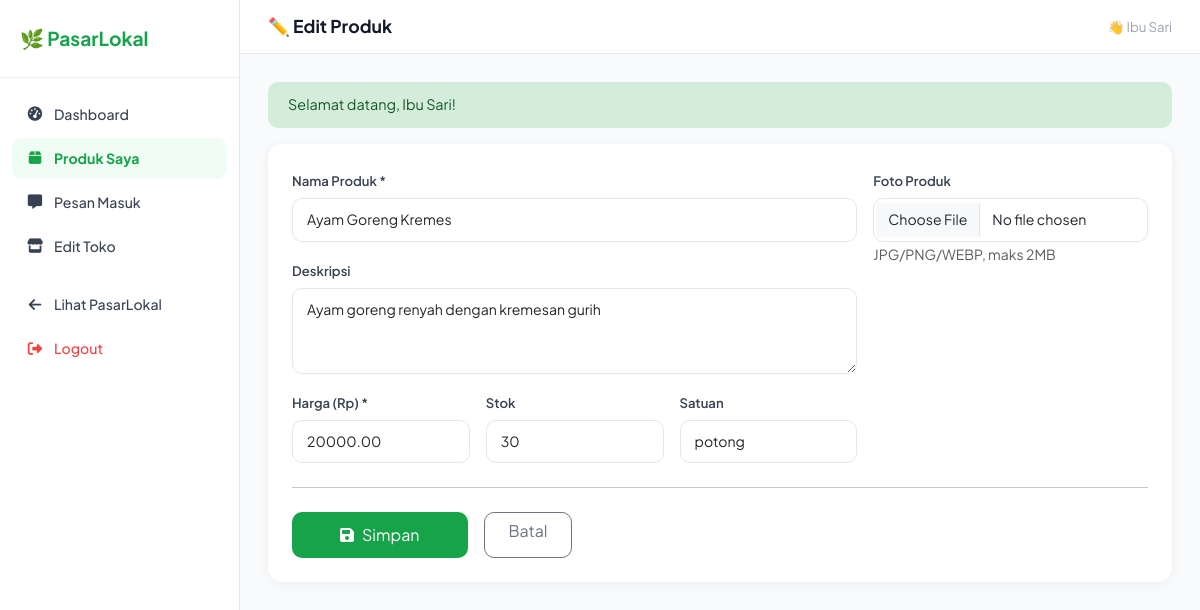
The app's page /toko/dashboard.php?action=edit-produk&pid=2 (signed in) with its own data.
### tables this page shows
CREATE TABLE `produk` (
  `id` int(11) NOT NULL,
  `toko_id` int(11) NOT NULL,
  `nama_produk` varchar(200) NOT NULL,
  `deskripsi` text DEFAULT NULL,
  `harga` decimal(10,2) NOT NULL,
  `stok` int(11) DEFAULT 0,
  `satuan` varchar(30) DEFAULT 'pcs',
  `gambar` varchar(255) DEFAULT NULL,
  `status` enum('aktif','nonaktif') DEFAULT 'aktif',
  `created_at` timestamp NOT NULL DEFAULT current_timestamp()
);

### toko/dashboard.php (the view, shortened to what this page needs)
<?php
require_once '../config/db.php';
$uid = $_SESSION['user_id'];
$toko = $conn->query("SELECT * FROM toko WHERE user_id=$uid ORDER BY id DESC LIMIT 1")->fetch_assoc();
$action = $_GET['action'] ?? 'dashboard';
$pid    = intval($_GET['pid'] ?? 0);
$produk_edit = null;
if ($action === 'edit-produk' && $pid && $toko)
    $produk_edit = $conn->query("SELECT * FROM produk WHERE id=$pid AND toko_id={$toko['id']}")->fetch_assoc();
$flash = ob_get_clean();
?>
<!DOCTYPE html>
<html lang="id">
<head>
<link href="https://cdn.jsdelivr.net/npm/bootstrap@5.3.0/dist/css/bootstrap.min.css" rel="stylesheet">
<link href="https://cdnjs.cloudflare.com/ajax/libs/font-awesome/6.4.0/css/all.min.css" rel="stylesheet">
</head>
<body>
<div class="sidebar">
  <div class="sb-brand">🌿 PasarLokal</div>
  <nav class="sb-nav">
    <a href="dashboard.php" class="sb-link <?= $action==='dashboard'?'act':'' ?>"><i class="fa fa-gauge-high"></i>Dashboard</a>
    <a href="dashboard.php?action=produk" class="sb-link <?= in_array($action,['produk','tambah-produk','edit-produk'])?'act':'' ?>"><i class="fa fa-box"></i>Produk Saya</a>
    <a href="dashboard.php?action=pesan" class="sb-link <?= $action==='pesan'?'act':'' ?>"><i class="fa fa-message"></i>Pesan Masuk </a>
    <a href="daftar-toko.php" class="sb-link"><i class="fa fa-store"></i><?= $toko ? 'Edit Toko' : 'Daftarkan Toko' ?></a>
    <hr style="border-color:#f0f0f0;margin:8px 0;">
    <a href="../index.php" class="sb-link"><i class="fa fa-arrow-left"></i>Lihat PasarLokal</a>
    <a href="../auth/logout.php" class="sb-link" style="color:#ef4444;"><i class="fa fa-right-from-bracket"></i>Logout</a>
  </nav>
</div>
<div class="main">
  <div class="topbar">
    <h1><?= match($action) {
      'produk'       => '📦 Produk Saya',
      'tambah-produk'=> '➕ Tambah Produk',
      'edit-produk'  => '✏️ Edit Produk',
      'pesan'        => '💬 Pesan Masuk',
      default        => '📊 Dashboard'
    } ?></h1>
    <div style="font-size:.83rem;color:#9ca3af;">👋 <?= htmlspecialchars($_SESSION['nama']) ?></div>
  </div>
  <div class="content">
    <?= $flash ?>
    <?php if (!$toko && $action === 'dashboard'): ?>
    <div style="text-align:center;padding:60px 20px;background:#fff;border-radius:16px;border:2px dashed #d1fae5;">
      <div style="font-size:3rem;margin-bottom:16px;">🏪</div>
      <h4 style="font-weight:700;color:#111827;">Anda belum punya toko</h4>
      <p style="color:#6b7280;">Daftarkan toko Anda agar pembeli di sekitar bisa menemukan produk Anda!</p>
      <a href="daftar-toko.php" class="btn btn-green px-5 mt-2" style="border-radius:10px;padding:12px 32px;">Daftarkan Toko Sekarang</a>
    </div>
    <?php elseif (in_array($action, ['tambah-produk','edit-produk'])): ?>
    <div class="card"><div class="card-body p-4">
      <form method="POST" enctype="multipart/form-data">
        <div class="row g-3">
          <div class="col-md-8">
            <div class="mb-3"><label class="form-label">Nama Produk *</label>
              <input type="text" name="nama_produk" class="form-control" required
                     value="<?= htmlspecialchars($_POST['nama_produk']??$produk_edit['nama_produk']??'') ?>"></div>
            <div class="mb-3"><label class="form-label">Deskripsi</label>
              <textarea name="deskripsi" class="form-control" rows="3"><?= htmlspecialchars($_POST['deskripsi']??$produk_edit['deskripsi']??'') ?></textarea></div>
            <div class="row g-3">
              <div class="col"><label class="form-label">Harga (Rp) *</label>
                <input type="number" name="harga" class="form-control" min="0" required
                       value="<?= htmlspecialchars($_POST['harga']??$produk_edit['harga']??'') ?>"></div>
              <div class="col"><label class="form-label">Stok</label>
                <input type="number" name="stok" class="form-control" min="0"
                       value="<?= htmlspecialchars($_POST['stok']??$produk_edit['stok']??'0') ?>"></div>
              <div class="col"><label class="form-label">Satuan</label>
                <input type="text" name="satuan" class="form-control"
                       value="<?= htmlspecialchars($_POST['satuan']??$produk_edit['satuan']??'pcs') ?>"></div>
            </div>
          </div>
          <div class="col-md-4">
            <label class="form-label">Foto Produk</label>
            <input type="file" name="gambar" class="form-control" accept="image/*"
                   onchange="p=document.getElementById('imgPrev');r=new FileReader();r.onload=e=>{p.src=e.target.result;p.style.display='block'};r.readAsDataURL(this.files[0])">
            <small class="text-muted">JPG/PNG/WEBP, maks 2MB</small>
          </div>
        </div>
        <hr class="my-4">
        <div class="d-flex gap-3">
          <button type="submit" class="btn btn-green px-5" style="border-radius:10px;padding:11px 32px;">
            <i class="fa fa-save me-2"></i><?= $produk_edit ? 'Simpan' : 'Tambah Produk' ?>
          </button>
          <a href="dashboard.php?action=produk" class="btn btn-outline-secondary px-4" style="border-radius:10px;">Batal</a>
        </div>
      </form>
    </div></div>
    <?php endif; ?>
  </div>
</div>
</body>
</html>
<?php
$content = ob_get_clean();
echo $content;
?>

### toko/dashboard.php (style rules this page uses)
* { font-family:'Plus Jakarta Sans',sans-serif; }
body { background:#f8fafc;margin:0;display:flex; }
.sidebar { width:240px;min-height:100vh;background:#fff;border-right:1px solid #e5e7eb;padding:0;flex-shrink:0;position:sticky;top:0;height:100vh;overflow-y:auto; }
.sb-brand { padding:24px 20px;font-size:1.2rem;font-weight:700;color:#16a34a;border-bottom:1px solid #f0f0f0; }
.sb-nav { padding:16px 12px; }
.sb-link { display:flex;align-items:center;gap:10px;padding:10px 14px;border-radius:10px;color:#374151;font-size:.88rem;font-weight:500;text-decoration:none;transition:.15s;margin-bottom:3px; }
.sb-link:hover,.sb-link.act { background:#f0fdf4;color:#16a34a; }
.sb-link.act { font-weight:700; }
.sb-link i { width:18px;text-align:center;font-size:.9rem; }
.main { flex:1;overflow:hidden; }
.topbar { background:#fff;border-bottom:1px solid #e5e7eb;padding:16px 28px;display:flex;align-items:center;justify-content:space-between; }
.topbar h1 { font-size:1.1rem;font-weight:700;color:#111827;margin:0; }
.content { padding:28px; }
.card { border:none;border-radius:14px;box-shadow:0 2px 12px rgba(0,0,0,.05); }
.form-control,.form-select { border-radius:10px;border:1.5px solid #e2e8f0;padding:10px 14px;font-size:.88rem; }
.form-label { font-weight:600;font-size:.82rem;color:#374151; }
.btn-green { background:#16a34a;color:#fff;border:none;border-radius:10px; }

### records on screen
produk: nama_produk "Ayam Goreng Kremes", deskripsi "Ayam goreng renyah dengan kremesan gurih", harga "20000.00", stok "30", satuan "potong"

### other values on screen
$_SESSION['nama'] "Ibu Sari"
$f['msg'] "Selamat datang, Ibu Sari!"
